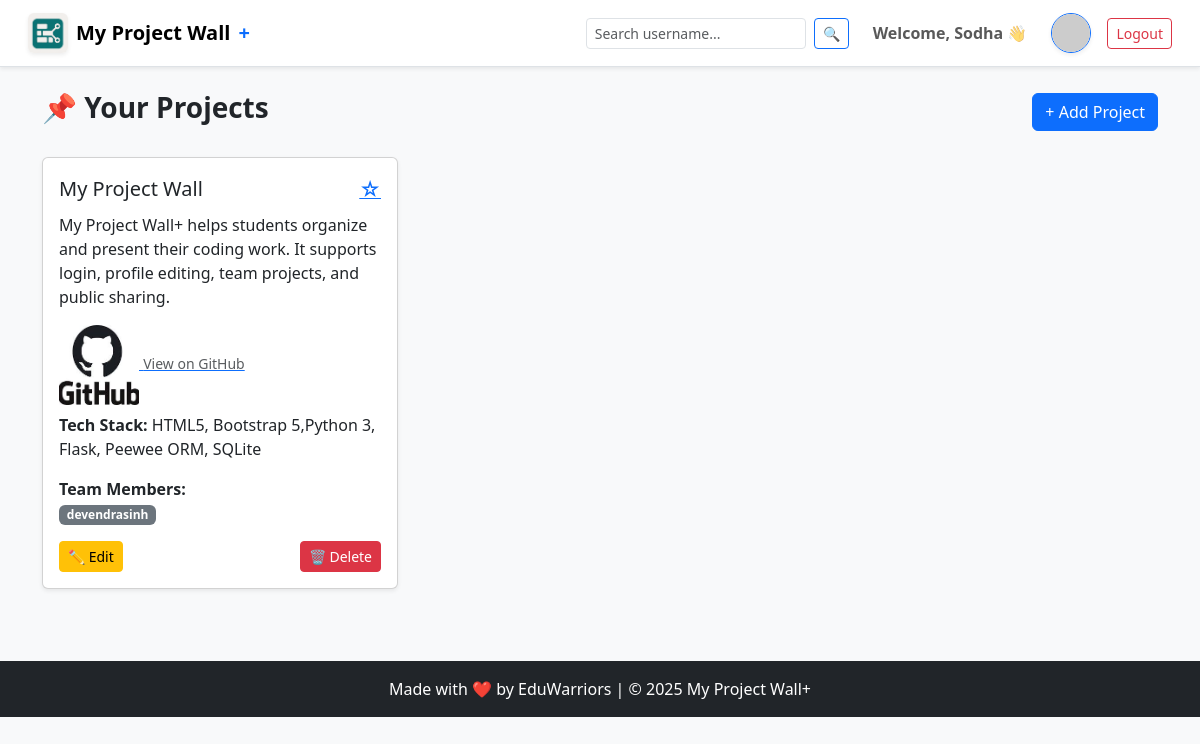
The page /dashboard (signed in) on the database its author committed.
### models.py (models this page shows)
class BaseModel(Model):
    class Meta:
        database = db

class User(BaseModel, UserMixin):
    name = CharField()
    email = CharField(unique=True)
    username = CharField(unique=True)
    password = CharField()
    dob = CharField(null=True)              # Date of Birth
    program = CharField()                   # Diploma / Degree
    course = CharField()                    # Course name
    avatar_url = CharField()                # DiceBear avatar URL

class Project(BaseModel):
    title = CharField()
    description = TextField()
    github_url = CharField(null=True)
    tech_stack = CharField(null=True)
    team_members = CharField(null=True, default="")  # Comma-separated
    is_favorite = BooleanField(default=False)
    user = ForeignKeyField(User, backref='projects')

### operations.py (the view)
@ops_bp.route('/dashboard')
@login_required
def dashboard():
    projects = Project.select().where(Project.user == current_user.id)
    return render_template('dashboard.html', projects=projects)

### main.py (called while the page is built)
@login_manager.user_loader
def load_user(user_id):
    return User.get_or_none(User.id == int(user_id))

### templates/dashboard.html (shortened to what this page needs)
{% extends 'base.html' %}
{% block content %}
<div class="d-flex justify-content-between align-items-center mb-4">
  <h3 class="fw-bold">📌 Your Projects</h3>
  <a href="/add" class="btn btn-primary">+ Add Project</a>
</div>
{% if projects %}
  <div class="row">
    {% for project in projects %}
      <div class="col-md-4">
        <div class="card shadow-sm mb-4 animate__animated animate__fadeInUp">
          <div class="card-body">
            <div class="d-flex justify-content-between align-items-center">
              <h5 class="card-title mb-0">{{ project.title }}</h5>
              <a href="{{ url_for('ops.toggle_favorite', id=project.id) }}" title="Mark Favorite">
                {% if project.is_favorite %}
                  <span style="font-size: 1.3rem;">⭐</span>
                {% else %}
                  <span style="font-size: 1.3rem;">☆</span>
                {% endif %}
              </a>
            </div>
            <p class="card-text mt-2">{{ project.description }}</p>
            {% if project.github_url %}
              <a href="{{ project.github_url }}" target="_blank" class="d-block mb-2">
                <img src="{{ url_for('static', filename='github.jpeg') }}" alt="GitHub" style="width: 80px; height: 80px;">
                <small class="text-muted">View on GitHub</small>
              </a>
            {% endif %}
            {% if project.tech_stack %}
              <p><strong>Tech Stack:</strong> {{ project.tech_stack }}</p>
            {% endif %}
            <p class="mt-2">
              <strong>Team Members:</strong><br>
              {% if project.team_members.strip() %}
                {% for member in project.team_members.split(',') %}
                  <span class="badge bg-secondary me-1">{{ member.strip() }}</span>
                {% endfor %}
              {% else %}
                <span class="badge bg-light text-muted border border-secondary fst-italic">Enter team member names</span>
              {% endif %}
            </p>
            <div class="mt-3 d-flex justify-content-between">
              <a href="/edit/{{ project.id }}" class="btn btn-sm btn-warning">✏️ Edit</a>
              <a href="/delete/{{ project.id }}" class="btn btn-sm btn-danger">🗑️ Delete</a>
            </div>
          </div>
        </div>
      </div>
    {% endfor %}
  </div>
{% else %}
  <div class="alert alert-info">
    No projects yet. Click <strong>+ Add Project</strong> to get started!
  </div>
{% endif %}
{% endblock %}

### templates/base.html (shortened to what this page needs)
<!DOCTYPE html>
<html lang="en">
<head>
  <link href="https://cdn.jsdelivr.net/npm/bootstrap@5.3.3/dist/css/bootstrap.min.css" rel="stylesheet">
  <link rel="stylesheet" href="https://cdnjs.cloudflare.com/ajax/libs/animate.css/4.1.1/animate.min.css"/>
</head>
<body class="bg-light">
  <nav class="navbar navbar-expand-lg navbar-light bg-white border-bottom shadow-sm sticky-top px-3">
    <div class="container-fluid">
      <a class="navbar-brand fw-bold d-flex align-items-center gap-2" href="/">
        <img src="{{ url_for('static', filename='MPW_logo_only.png') }}" alt="Logo" width="40" height="40" class="rounded shadow-sm">
        My Project Wall<span class="text-primary">+</span>
      </a>
      <div class="collapse navbar-collapse justify-content-end" id="mainNavbar">
        <form method="GET" action="/user-search" class="d-flex me-3">
          <input type="text" name="username" class="form-control form-control-sm me-2" placeholder="Search username..." required>
          <button class="btn btn-outline-primary btn-sm" type="submit">🔍</button>
        </form>
        <ul class="navbar-nav align-items-center">
          {% if current_user.is_authenticated and request.path != '/' %}
            <li class="nav-item me-3">
              <span class="nav-link fw-semibold">Welcome, {{ current_user.name.split(' ')[0] }} 👋</span>
            </li>
            <li class="nav-item me-3">
              <a href="/profile" title="Edit Profile">
                <img src="{{ current_user.avatar_url }}" alt="Profile" class="avatar-img border border-primary shadow-sm">
              </a>
            </li>
            <li class="nav-item">
              <a class="btn btn-outline-danger btn-sm" href="/logout">Logout</a>
            </li>
          {% else %}
            <li class="nav-item">
              <a href="/signup" class="btn btn-success btn-sm me-2">Sign Up</a>
              <a href="/login" class="btn btn-outline-primary btn-sm">Login</a>
            </li>
          {% endif %}
        </ul>
      </div>
    </div>
  </nav>
  <div class="container mt-4 animate__animated animate__fadeIn">
    {% block content %}{% endblock %}
  </div>
  {% if show_footer %}
    <footer class="bg-dark text-light mt-5 pt-4 pb-3">
      <div class="container">
        <div class="row">
          <div class="col-12 col-md-4 mb-4">
            <h5 class="text-white fw-semibold mb-3">About <span class="text-primary">My Project Wall+</span></h5>
            <p class="text-white small">Built with ❤️ by <strong>EduWarriors</strong> for smart student project management.</p>
            <p class="text-white small">MIT Licensed • Version <strong class="text-info">v1.0.0</strong></p>
          </div>
          <div class="col-6 col-md-4 mb-4">
            <h5>Links</h5>
            <ul class="list-unstyled small">
              <li><a href="/" class="text-decoration-none text-light">🏠 Home</a></li>
              <li><a href="/docs" class="text-decoration-none text-light">📘 Docs</a></li>
              <li><a href="/examples" class="text-decoration-none text-light">🧩 Examples</a></li>
              <li><a href="/themes" class="text-decoration-none text-light">🎨 Themes</a></li>
              <li><a href="/blog" class="text-decoration-none text-light">📝 Blog</a></li>
            </ul>
          </div>
          <div class="col-6 col-md-4 mb-4">
            <h5>Community</h5>
            <ul class="list-unstyled small">
              <li><a href="/get-started" class="text-decoration-none text-light">🚀 Getting Started</a></li>
              <li><a href="/starter" class="text-decoration-none text-light">🔧 Starter Template</a></li>
              <li><a href="/community" class="text-decoration-none text-light">👥 Community</a></li>
              <li><a href="https://github.com/Devendra0014/my_project_wall" class="text-decoration-none text-light" target="_blank">💬 GitHub</a></li>
            </ul>
          </div>
        </div>
        <hr class="bg-light">
        <p class="text-center text-white small mb-0">Made with ❤️ by EduWarriors | &copy; 2025 My Project Wall+</p>
      </div>
    </footer>
  {% else %}
    <footer class="bg-dark text-white text-center py-3 mt-5">
      <div class="container">
        Made with ❤️ by EduWarriors | &copy; 2025 My Project Wall+
      </div>
    </footer>
  {% endif %}
</body>
</html>

### templates/base.html (style rules this page uses)
.avatar-img { width: 40px; height: 40px; border-radius: 50%; object-fit: cover; }
.sticky-top { z-index: 1020; }

### rows shown on the page
User: name "Sodha"
Project: title "My Project Wall", description "My Project Wall+ helps students organize and present their coding work. It supports login, profile editing, team projects, and public sharing.", tech_stack "HTML5, Bootstrap 5,Python 3, Flask, Peewee ORM, SQLite", strip "devendrasinh"
